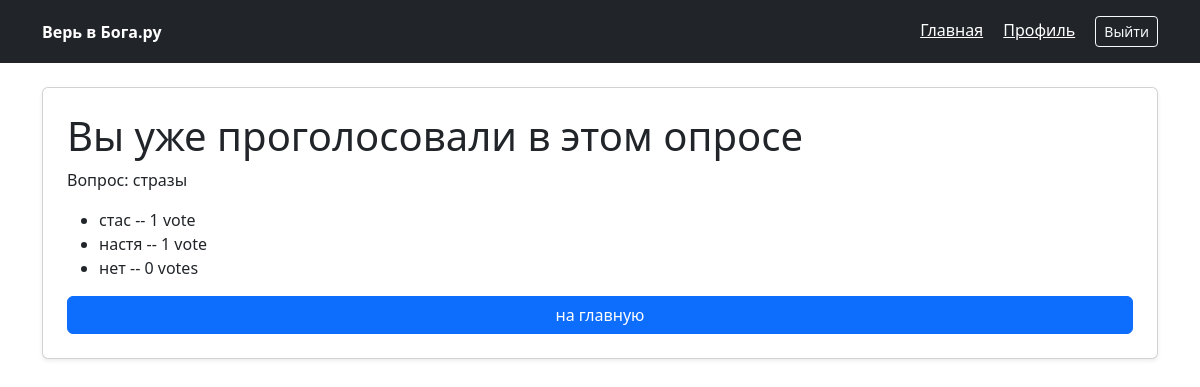
/polls/8/vote/ (signed in), run on the app's committed database.
### polls/models.py (models this page shows, shortened)
class Question(models.Model):
    question_text = models.CharField(max_length=200)
    pub_date = models.DateTimeField('date published')
    lifetime = models.DurationField(default=timedelta(days=7))
    is_active = models.BooleanField(default=True)
    description = models.TextField(blank=True, null=True)
    image = models.ImageField(upload_to='questions/', blank=True, null=True)

class Choice(models.Model):
    question = models.ForeignKey(Question, on_delete=models.CASCADE)
    choice_text = models.CharField(max_length=200)
    votes = models.IntegerField(default=0)

### polls/views.py (the view, shortened to what this page needs)
# urls.py: path('<int:question_id>/vote/', views.vote, name='vote'),
@login_required
def vote(request, question_id):
    question = get_object_or_404(Question, pk=question_id)
    if Vote.objects.filter(user=request.user, question=question).exists():
        return render(request, 'polls/already_voted.html', {'question': question})

### polls/templates/polls/already_voted.html (shortened to what this page needs)
{% extends 'base_generic.html' %}
{% block content %}
<h1>Вы уже проголосовали в этом опросе</h1>
<p>Вопрос: {{ question.question_text }}</p>
<ul>
    {% for choice in question.choice_set.all %}
    <li>{{ choice.choice_text }} -- {{ choice.votes }} vote{{choice.votes|pluralize}}</li>
    {% endfor %}
</ul>
<a href="{% url 'polls:index' %}" class="btn btn-primary"> на главную </a>
{% endblock %}

### data on the page
Question: question_text "стразы"
Choice: choice_text "стас", votes "1"
Choice: choice_text "настя", votes "1"
Choice: choice_text "нет", votes "0"
